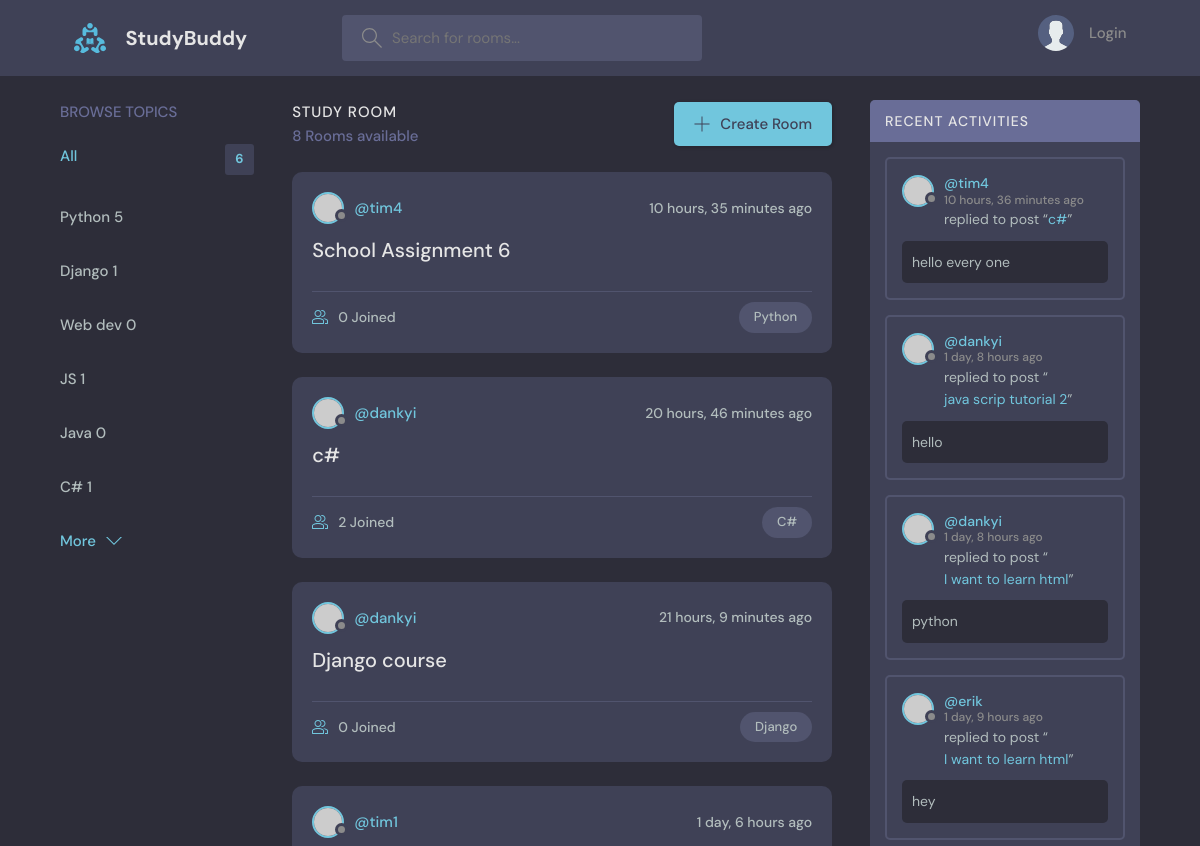
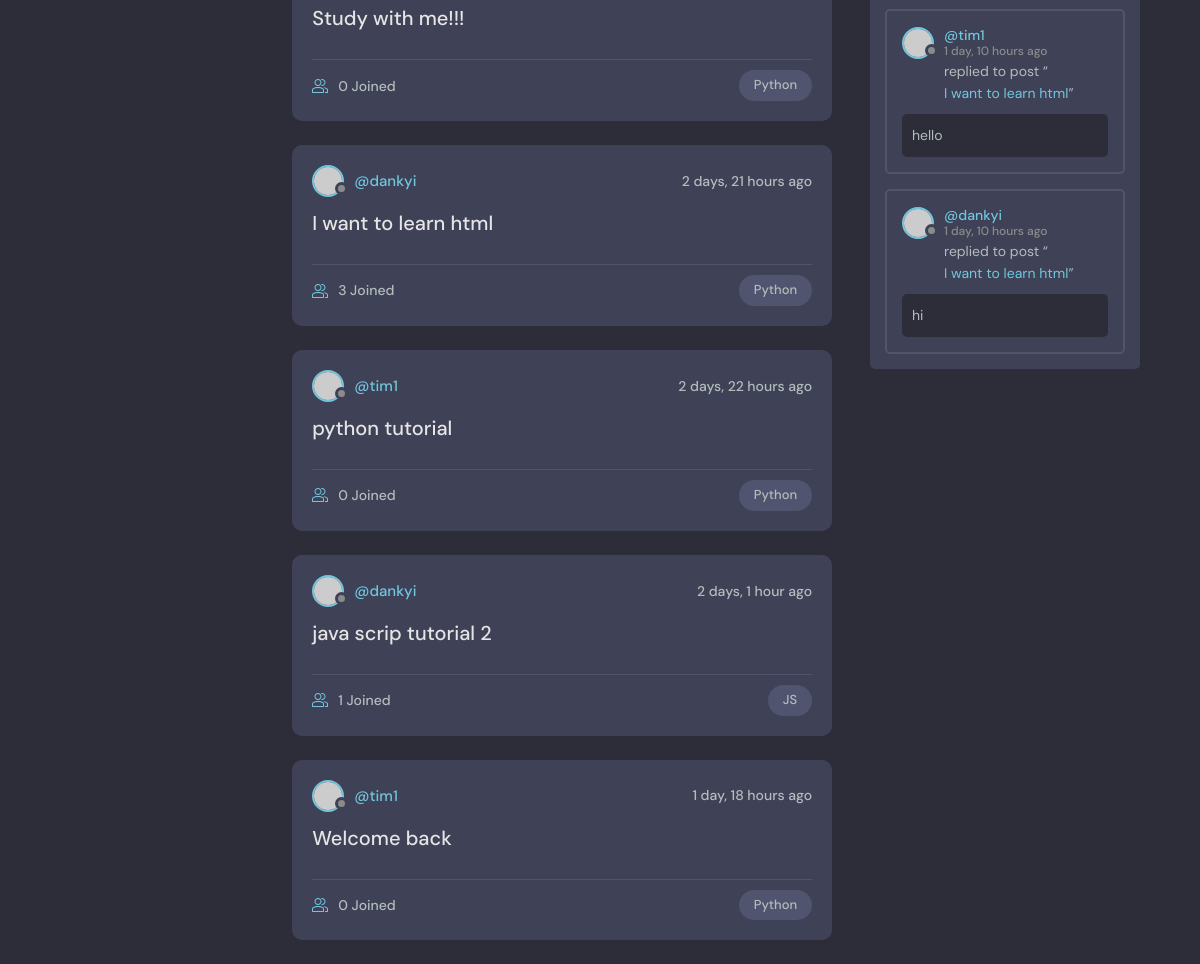
The page / on the database its author committed (2 pictures, top to bottom).
### base/models.py (models this page shows, shortened)
class Topic(models.Model):
    name = models.CharField(max_length= 200)

class Room(models.Model):
    host = models.ForeignKey(User,on_delete= models.SET_NULL, null = True)
    topic = models.ForeignKey(Topic,on_delete= models.SET_NULL, null = True)
    name = models.CharField(max_length=200)
    description = models.TextField(null = True,blank=True)
    participants = models.ManyToManyField(User,related_name= 'participants',blank =True)
    updated = models.DateTimeField(auto_now= True)
    created = models.DateTimeField(auto_now_add= True)
    class Meta:
        ordering = ['-updated','-created']
    def __str__(self) :
        return self.name

class Message(models.Model):
    user = models.ForeignKey(User, on_delete= models.CASCADE)
    room = models.ForeignKey(Room,on_delete= models.CASCADE)
    body = models.TextField()
    updated = models.DateTimeField(auto_now= True)
    created = models.DateTimeField(auto_now_add= True)
    class Meta:
        ordering = ['-updated','-created']

### base/views.py (the view)
# urls.py: path('',views.home ,name= "home"),
def home(request):
    q = request.GET.get('q') if request.GET.get('q') != None else ''
    rooms = Room.objects.filter(
        Q(topic__name__icontains=q) |
        Q(name__icontains=q)|
        Q(description__icontains=q)
    )
    topics = Topic.objects.all()
    room_count = rooms.count()
    room_messages = Message.objects.filter(Q(room__topic__name__icontains=q))
    context = {'rooms':rooms, 'topics':topics,
                'room_count':room_count,'room_messages':room_messages }
    return render (request , 'base/home.html',context)

### base/templates/base/home.html (shortened to what this page needs)
{% extends "main.html" %}
{% block content %}
    <main class="layout layout--3">
      <div class="container">
        {% include "base/topics_components.html" %}
        <div class="roomList">
          <div class="roomList__header">
            <div>
              <h2>Study Room</h2>
              <p>{{room_count}} Rooms available</p>
            </div>
            <a class="btn btn--main" href="{% url 'create-room'%}">
              <svg version="1.1" xmlns="http://www.w3.org/2000/svg" width="32" height="32" viewBox="0 0 32 32">
                <title>add</title>
                <path
                  d="M16.943 0.943h-1.885v14.115h-14.115v1.885h14.115v14.115h1.885v-14.115h14.115v-1.885h-14.115v-14.115z"
                ></path>
              </svg>
              Create Room
            </a>
          </div>
          {% include 'base/feed_component.html'%}
        </div>
        {% include 'base/activity_component.html'%}
      </div>
    </main>
 {% endblock content %}

### base/templates/base/topics_components.html
<div class="topics">
  <div class="topics__header">
    <h2>Browse Topics</h2>
  </div>
  <ul class="topics__list">
    <li>
      <a href="{% url 'home' %}" class="active">All <span>{{topics.count}}</span></a>
    </li>
    {% for topic in topics%}
      <li>
        <a href="{% url 'home' %}?q={{topic.name}}">{{topic.name}} </<span> {{topic.room_set.all.count}}</span></a>
      </li>
    {% endfor %}
  </ul>
  <button class="btn btn--link" href="{% url 'topics'%}">
    More
    <svg version="1.1" xmlns="http://www.w3.org/2000/svg" width="32" height="32" viewBox="0 0 32 32">
      <title>chevron-down</title>
        <path d="M16 21l-13-13h-3l16 16 16-16h-3l-13 13z"></path>
    </svg>
  </button>
</div>

### base/templates/base/feed_component.html (shortened to what this page needs)
{% for room in rooms%}
    <div class="roomListRoom">
        <div class="roomListRoom__header">
            <a href="{% url 'user-profile' room.host.id %}" class="roomListRoom__author">
                <div class="avatar avatar--small">
                    <img src="https://randomuser.me/api/portraits/women/11.jpg" />
                </div>
                <span>@{{room.host.username}}</span>
            </a>
            <div class="roomListRoom__actions">
                <span>{{room.created|timesince}} ago</span>
            </div>
        </div>
        <div class="roomListRoom__content">
            <a href="{% url 'room' room.id%}">{{room.name}}</a>
        </div>
        <div class="roomListRoom__meta">
            <a href="{% url 'room' room.id%}" class="roomListRoom__joined">
                    {{room.participants.all.count}} Joined
            </a>
            <p class="roomListRoom__topic">{{room.topic.name}}</p>
        </div>
    </div>
{% endfor%}

### base/templates/base/activity_component.html (shortened to what this page needs)
 <div class="activities">
    <div class="activities__header">
        <h2>Recent Activities</h2>
    </div>
    {%for message in room_messages%}
        <div class="activities__box">
            <div class="activities__boxHeader roomListRoom__header">
              <a href="{%  url 'user-profile' message.user.id%}" class="roomListRoom__author">
                <div class="avatar avatar--small">
                  <img src="https://randomuser.me/api/portraits/women/11.jpg" />
                </div>
                <p>
                  @{{message.user}}
                  <span>{{message.created|timesince}} ago</span>
                </p>
              </a>
            </div>
            <div class="activities__boxContent">
              <p>replied to post “<a href="{% url 'room' message.room.id%}">{{message.room}}</a>”</p>
              <div class="activities__boxRoomContent">
                {{message.body}}
              </div>
            </div>
        </div>
    {%endfor%}
</div>

### rows shown on the page
Topic: name "Python", room_set.all.count "5"
Topic: name "Django", room_set.all.count "1"
Topic: name "Web dev", room_set.all.count "0"
Topic: name "JS", room_set.all.count "1"
Topic: name "Java", room_set.all.count "0"
Topic: name "C#", room_set.all.count "1"
Room: host.username "tim4", created "10 hours, 35 minutes", name "School Assignment 6", participants.all.count "0", topic.name "Python"
Room: host.username "dankyi", created "20 hours, 46 minutes", name "c#", participants.all.count "2", topic.name "C#"
Room: host.username "dankyi", created "21 hours, 9 minutes", name "Django course", participants.all.count "0", topic.name "Django"
Room: host.username "tim1", created "1 day, 6 hours", name "Study with me!!!", participants.all.count "0", topic.name "Python"
Room: host.username "dankyi", created "2 days, 21 hours", name "I want to learn html", participants.all.count "3", topic.name "Python"
Room: host.username "tim1", created "2 days, 22 hours", name "python tutorial", participants.all.count "0", topic.name "Python"
Room: host.username "dankyi", created "2 days, 1 hour", name "java scrip tutorial 2", participants.all.count "1", topic.name "JS"
Room: host.username "tim1", created "1 day, 18 hours", name "Welcome back", participants.all.count "0", topic.name "Python"
Message: user "tim4", created "10 hours, 36 minutes", room "c#", body "hello every one"
Message: user "dankyi", created "1 day, 8 hours", room "java scrip tutorial 2", body "hello"
Message: user "dankyi", created "1 day, 8 hours", room "I want to learn html", body "python"
Message: user "erik", created "1 day, 9 hours", room "I want to learn html", body "hey"
Message: user "tim1", created "1 day, 10 hours", room "I want to learn html", body "hello"
Message: user "dankyi", created "1 day, 10 hours", room "I want to learn html", body "hi"

### other values the page prints
{{ topics.count }} "6"
{{ room_count }} "8"
